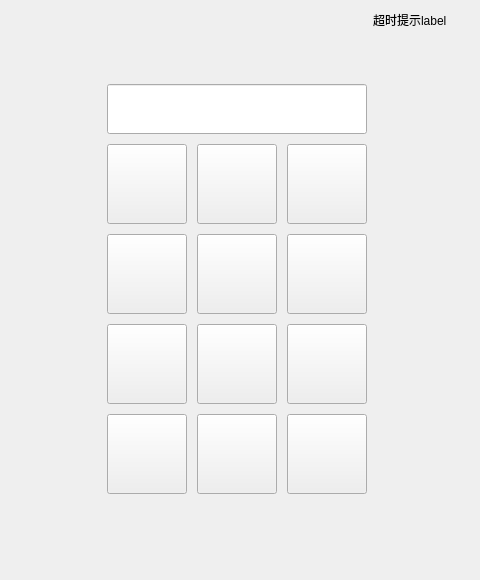
<?xml version="1.0" encoding="UTF-8"?>
<ui version="4.0">
 <class>InputPage</class>
 <widget class="QWidget" name="InputPage">
  <property name="geometry">
   <rect>
    <x>0</x>
    <y>0</y>
    <width>480</width>
    <height>580</height>
   </rect>
  </property>
  <property name="windowTitle">
   <string>Form</string>
  </property>
  <property name="styleSheet">
   <string notr="true">QPushButton{
	color: rgb(255, 255, 255);
	border-image: url(:/image/icon_num_btn.png);
}

QPushButton:hover, QPushButton:pressed{
	color: rgb(255, 255, 255);
	border-image: url(:/image/icon_num_btn_hover.png);
}</string>
  </property>
  <layout class="QGridLayout" name="gridLayout_4">
   <item row="2" column="1" rowspan="2">
    <layout class="QVBoxLayout" name="verticalLayout_3">
     <item>
      <layout class="QGridLayout" name="gridLayout_3">
       <property name="spacing">
        <number>10</number>
       </property>
       <item row="1" column="0">
        <widget class="QPushButton" name="pb_1">
         <property name="sizePolicy">
          <sizepolicy hsizetype="Fixed" vsizetype="Fixed">
           <horstretch>0</horstretch>
           <verstretch>0</verstretch>
          </sizepolicy>
         </property>
         <property name="minimumSize">
          <size>
           <width>80</width>
           <height>80</height>
          </size>
         </property>
         <property name="maximumSize">
          <size>
           <width>80</width>
           <height>80</height>
          </size>
         </property>
         <property name="text">
          <string/>
         </property>
         <property name="iconSize">
          <size>
           <width>32</width>
           <height>32</height>
          </size>
         </property>
         <property name="autoDefault">
          <bool>false</bool>
         </property>
         <property name="default">
          <bool>false</bool>
         </property>
         <property name="flat">
          <bool>false</bool>
         </property>
        </widget>
       </item>
       <item row="2" column="2">
        <widget class="QPushButton" name="pb_6">
         <property name="sizePolicy">
          <sizepolicy hsizetype="Fixed" vsizetype="Fixed">
           <horstretch>0</horstretch>
           <verstretch>0</verstretch>
          </sizepolicy>
         </property>
         <property name="minimumSize">
          <size>
           <width>80</width>
           <height>80</height>
          </size>
         </property>
         <property name="maximumSize">
          <size>
           <width>80</width>
           <height>80</height>
          </size>
         </property>
         <property name="text">
          <string/>
         </property>
         <property name="iconSize">
          <size>
           <width>32</width>
           <height>32</height>
          </size>
         </property>
         <property name="autoDefault">
          <bool>false</bool>
         </property>
         <property name="default">
          <bool>false</bool>
         </property>
         <property name="flat">
          <bool>false</bool>
         </property>
        </widget>
       </item>
       <item row="2" column="1">
        <widget class="QPushButton" name="pb_5">
         <property name="sizePolicy">
          <sizepolicy hsizetype="Fixed" vsizetype="Fixed">
           <horstretch>0</horstretch>
           <verstretch>0</verstretch>
          </sizepolicy>
         </property>
         <property name="minimumSize">
          <size>
           <width>80</width>
           <height>80</height>
          </size>
         </property>
         <property name="maximumSize">
          <size>
           <width>80</width>
           <height>80</height>
          </size>
         </property>
         <property name="text">
          <string/>
         </property>
         <property name="iconSize">
          <size>
           <width>32</width>
           <height>32</height>
          </size>
         </property>
         <property name="autoDefault">
          <bool>false</bool>
         </property>
         <property name="default">
          <bool>false</bool>
         </property>
         <property name="flat">
          <bool>false</bool>
         </property>
        </widget>
       </item>
       <item row="3" column="0">
        <widget class="QPushButton" name="pb_7">
         <property name="sizePolicy">
          <sizepolicy hsizetype="Fixed" vsizetype="Fixed">
           <horstretch>0</horstretch>
           <verstretch>0</verstretch>
          </sizepolicy>
         </property>
         <property name="minimumSize">
          <size>
           <width>80</width>
           <height>80</height>
          </size>
         </property>
         <property name="maximumSize">
          <size>
           <width>80</width>
           <height>80</height>
          </size>
         </property>
         <property name="text">
          <string/>
         </property>
         <property name="iconSize">
          <size>
           <width>32</width>
           <height>32</height>
          </size>
         </property>
         <property name="autoDefault">
          <bool>false</bool>
         </property>
         <property name="default">
          <bool>false</bool>
         </property>
         <property name="flat">
          <bool>false</bool>
         </property>
        </widget>
       </item>
       <item row="4" column="2">
        <widget class="QPushButton" name="pb_ensure">
         <property name="sizePolicy">
          <sizepolicy hsizetype="Fixed" vsizetype="Fixed">
           <horstretch>0</horstretch>
           <verstretch>0</verstretch>
          </sizepolicy>
         </property>
         <property name="minimumSize">
          <size>
           <width>80</width>
           <height>80</height>
          </size>
         </property>
         <property name="maximumSize">
          <size>
           <width>80</width>
           <height>80</height>
          </size>
         </property>
         <property name="styleSheet">
          <string notr="true">QPushButton{
	color: rgb(255, 255, 255);
	border-image: url(:/img/icon_entry_btn.png);
}

QPushButton:hover, QPushButton:pressed{
	color: rgb(255, 255, 255);
	border-image: url(:/img/icon_entry_btn_hover.png);
}</string>
         </property>
         <property name="text">
          <string/>
         </property>
         <property name="autoDefault">
          <bool>false</bool>
         </property>
         <property name="default">
          <bool>false</bool>
         </property>
         <property name="flat">
          <bool>false</bool>
         </property>
        </widget>
       </item>
       <item row="3" column="2">
        <widget class="QPushButton" name="pb_9">
         <property name="sizePolicy">
          <sizepolicy hsizetype="Fixed" vsizetype="Fixed">
           <horstretch>0</horstretch>
           <verstretch>0</verstretch>
          </sizepolicy>
         </property>
         <property name="minimumSize">
          <size>
           <width>80</width>
           <height>80</height>
          </size>
         </property>
         <property name="maximumSize">
          <size>
           <width>80</width>
           <height>80</height>
          </size>
         </property>
         <property name="text">
          <string/>
         </property>
         <property name="iconSize">
          <size>
           <width>32</width>
           <height>32</height>
          </size>
         </property>
         <property name="autoDefault">
          <bool>false</bool>
         </property>
         <property name="default">
          <bool>false</bool>
         </property>
         <property name="flat">
          <bool>false</bool>
         </property>
        </widget>
       </item>
       <item row="1" column="2">
        <widget class="QPushButton" name="pb_3">
         <property name="sizePolicy">
          <sizepolicy hsizetype="Fixed" vsizetype="Fixed">
           <horstretch>0</horstretch>
           <verstretch>0</verstretch>
          </sizepolicy>
         </property>
         <property name="minimumSize">
          <size>
           <width>80</width>
           <height>80</height>
          </size>
         </property>
         <property name="maximumSize">
          <size>
           <width>80</width>
           <height>80</height>
          </size>
         </property>
         <property name="text">
          <string/>
         </property>
         <property name="iconSize">
          <size>
           <width>32</width>
           <height>32</height>
          </size>
         </property>
         <property name="autoDefault">
          <bool>false</bool>
         </property>
         <property name="default">
          <bool>false</bool>
         </property>
         <property name="flat">
          <bool>false</bool>
         </property>
        </widget>
       </item>
       <item row="2" column="0">
        <widget class="QPushButton" name="pb_4">
         <property name="sizePolicy">
          <sizepolicy hsizetype="Fixed" vsizetype="Fixed">
           <horstretch>0</horstretch>
           <verstretch>0</verstretch>
          </sizepolicy>
         </property>
         <property name="minimumSize">
          <size>
           <width>80</width>
           <height>80</height>
          </size>
         </property>
         <property name="maximumSize">
          <size>
           <width>80</width>
           <height>80</height>
          </size>
         </property>
         <property name="text">
          <string/>
         </property>
         <property name="iconSize">
          <size>
           <width>32</width>
           <height>32</height>
          </size>
         </property>
         <property name="autoDefault">
          <bool>false</bool>
         </property>
         <property name="default">
          <bool>false</bool>
         </property>
         <property name="flat">
          <bool>false</bool>
         </property>
        </widget>
       </item>
       <item row="4" column="0">
        <widget class="QPushButton" name="pb_clear">
         <property name="sizePolicy">
          <sizepolicy hsizetype="Fixed" vsizetype="Fixed">
           <horstretch>0</horstretch>
           <verstretch>0</verstretch>
          </sizepolicy>
         </property>
         <property name="minimumSize">
          <size>
           <width>80</width>
           <height>80</height>
          </size>
         </property>
         <property name="maximumSize">
          <size>
           <width>80</width>
           <height>80</height>
          </size>
         </property>
         <property name="styleSheet">
          <string notr="true">QPushButton{
	color: rgb(255, 255, 255);
	border-image: url(:/img/icon_clear_btn.png);
}

QPushButton:hover, QPushButton:pressed{
	color: rgb(255, 255, 255);
	border-image: url(:/img/icon_clear_btn_hover.png);
}</string>
         </property>
         <property name="text">
          <string/>
         </property>
         <property name="autoDefault">
          <bool>false</bool>
         </property>
         <property name="default">
          <bool>false</bool>
         </property>
         <property name="flat">
          <bool>false</bool>
         </property>
        </widget>
       </item>
       <item row="1" column="1">
        <widget class="QPushButton" name="pb_2">
         <property name="sizePolicy">
          <sizepolicy hsizetype="Fixed" vsizetype="Fixed">
           <horstretch>0</horstretch>
           <verstretch>0</verstretch>
          </sizepolicy>
         </property>
         <property name="minimumSize">
          <size>
           <width>80</width>
           <height>80</height>
          </size>
         </property>
         <property name="maximumSize">
          <size>
           <width>80</width>
           <height>80</height>
          </size>
         </property>
         <property name="text">
          <string/>
         </property>
         <property name="iconSize">
          <size>
           <width>32</width>
           <height>32</height>
          </size>
         </property>
         <property name="autoDefault">
          <bool>false</bool>
         </property>
         <property name="default">
          <bool>false</bool>
         </property>
         <property name="flat">
          <bool>false</bool>
         </property>
        </widget>
       </item>
       <item row="4" column="1">
        <widget class="QPushButton" name="pb_0">
         <property name="sizePolicy">
          <sizepolicy hsizetype="Fixed" vsizetype="Fixed">
           <horstretch>0</horstretch>
           <verstretch>0</verstretch>
          </sizepolicy>
         </property>
         <property name="minimumSize">
          <size>
           <width>80</width>
           <height>80</height>
          </size>
         </property>
         <property name="maximumSize">
          <size>
           <width>80</width>
           <height>80</height>
          </size>
         </property>
         <property name="text">
          <string/>
         </property>
         <property name="iconSize">
          <size>
           <width>32</width>
           <height>32</height>
          </size>
         </property>
         <property name="autoDefault">
          <bool>false</bool>
         </property>
         <property name="default">
          <bool>false</bool>
         </property>
         <property name="flat">
          <bool>false</bool>
         </property>
        </widget>
       </item>
       <item row="3" column="1">
        <widget class="QPushButton" name="pb_8">
         <property name="sizePolicy">
          <sizepolicy hsizetype="Fixed" vsizetype="Fixed">
           <horstretch>0</horstretch>
           <verstretch>0</verstretch>
          </sizepolicy>
         </property>
         <property name="minimumSize">
          <size>
           <width>80</width>
           <height>80</height>
          </size>
         </property>
         <property name="maximumSize">
          <size>
           <width>80</width>
           <height>80</height>
          </size>
         </property>
         <property name="text">
          <string/>
         </property>
         <property name="iconSize">
          <size>
           <width>32</width>
           <height>32</height>
          </size>
         </property>
         <property name="autoDefault">
          <bool>false</bool>
         </property>
         <property name="default">
          <bool>false</bool>
         </property>
         <property name="flat">
          <bool>false</bool>
         </property>
        </widget>
       </item>
       <item row="0" column="0" colspan="3">
        <widget class="QLineEdit" name="le_inputContent">
         <property name="minimumSize">
          <size>
           <width>0</width>
           <height>50</height>
          </size>
         </property>
         <property name="echoMode">
          <enum>QLineEdit::PasswordEchoOnEdit</enum>
         </property>
         <property name="alignment">
          <set>Qt::AlignCenter</set>
         </property>
         <property name="readOnly">
          <bool>true</bool>
         </property>
        </widget>
       </item>
      </layout>
     </item>
    </layout>
   </item>
   <item row="2" column="0">
    <spacer name="horizontalSpacer">
     <property name="orientation">
      <enum>Qt::Horizontal</enum>
     </property>
     <property name="sizeHint" stdset="0">
      <size>
       <width>93</width>
       <height>20</height>
      </size>
     </property>
    </spacer>
   </item>
   <item row="2" column="2">
    <spacer name="horizontalSpacer_2">
     <property name="orientation">
      <enum>Qt::Horizontal</enum>
     </property>
     <property name="sizeHint" stdset="0">
      <size>
       <width>93</width>
       <height>20</height>
      </size>
     </property>
    </spacer>
   </item>
   <item row="0" column="2">
    <widget class="QLabel" name="lb_timeout">
     <property name="text">
      <string>超时提示label</string>
     </property>
    </widget>
   </item>
   <item row="5" column="1">
    <spacer name="verticalSpacer_2">
     <property name="orientation">
      <enum>Qt::Vertical</enum>
     </property>
     <property name="sizeHint" stdset="0">
      <size>
       <width>20</width>
       <height>57</height>
      </size>
     </property>
    </spacer>
   </item>
   <item row="1" column="1">
    <spacer name="verticalSpacer">
     <property name="orientation">
      <enum>Qt::Vertical</enum>
     </property>
     <property name="sizeHint" stdset="0">
      <size>
       <width>20</width>
       <height>57</height>
      </size>
     </property>
    </spacer>
   </item>
   <item row="4" column="1">
    <widget class="QLabel" name="message">
     <property name="minimumSize">
      <size>
       <width>0</width>
       <height>20</height>
      </size>
     </property>
     <property name="maximumSize">
      <size>
       <width>16777215</width>
       <height>20</height>
      </size>
     </property>
     <property name="text">
      <string/>
     </property>
     <property name="alignment">
      <set>Qt::AlignCenter</set>
     </property>
    </widget>
   </item>
  </layout>
 </widget>
 <resources/>
 <connections/>
</ui>
